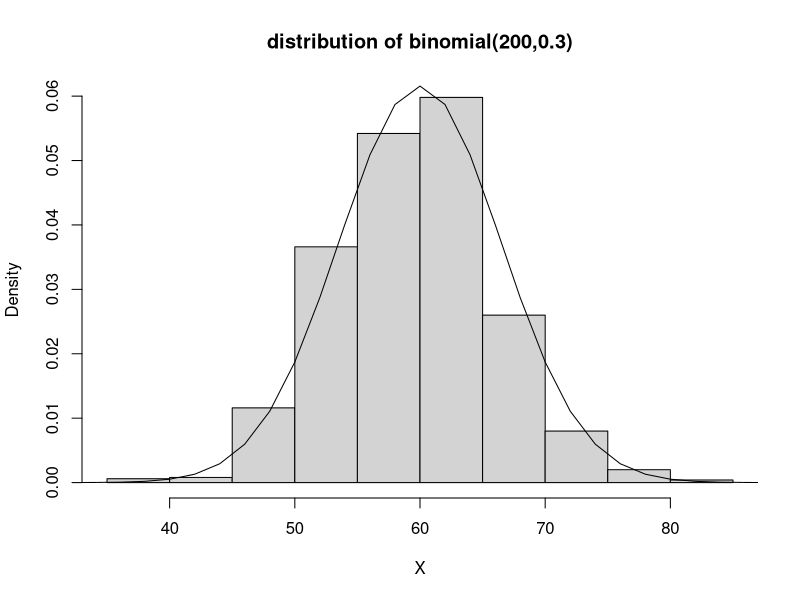
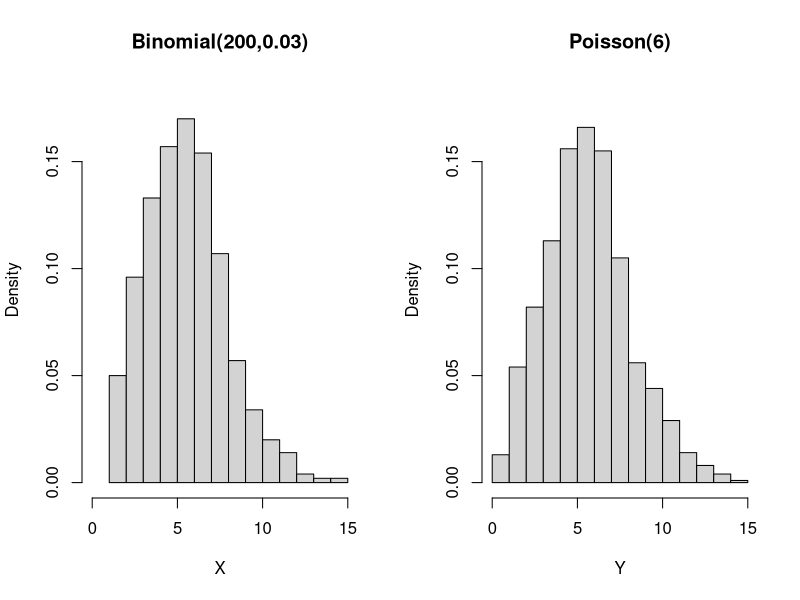
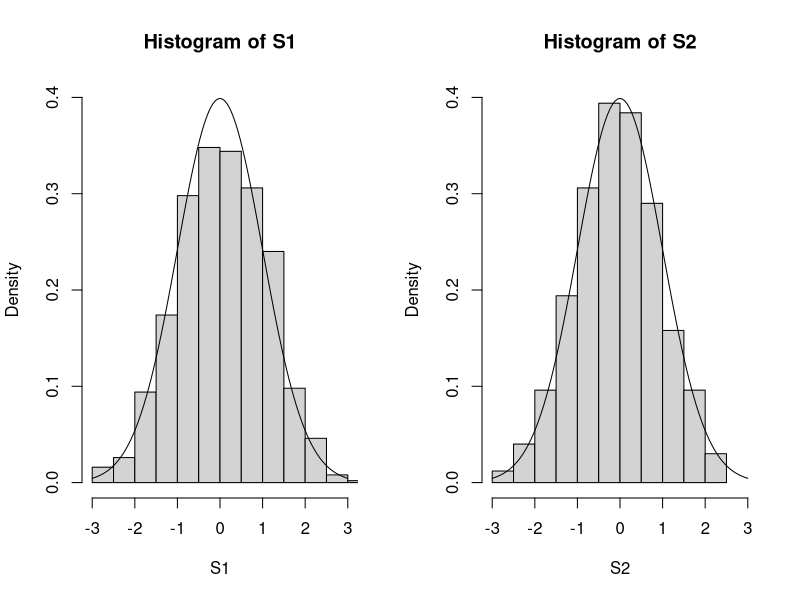
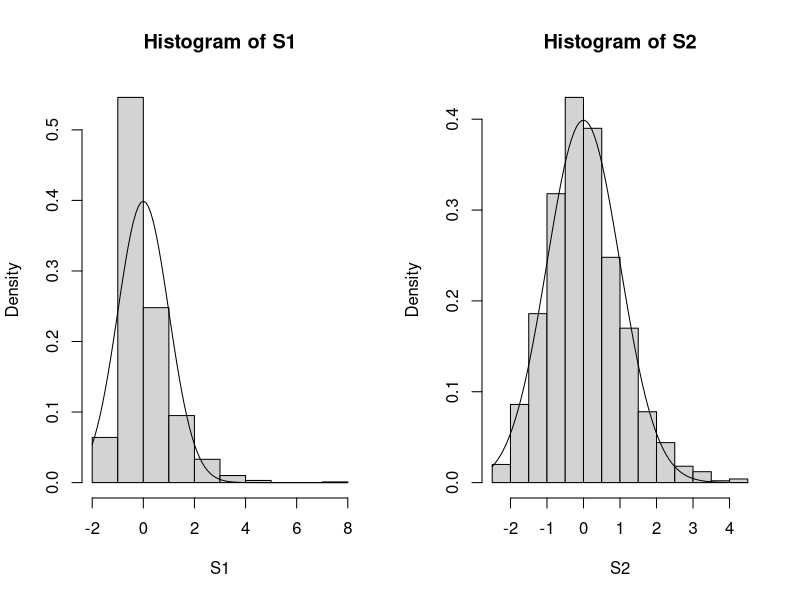
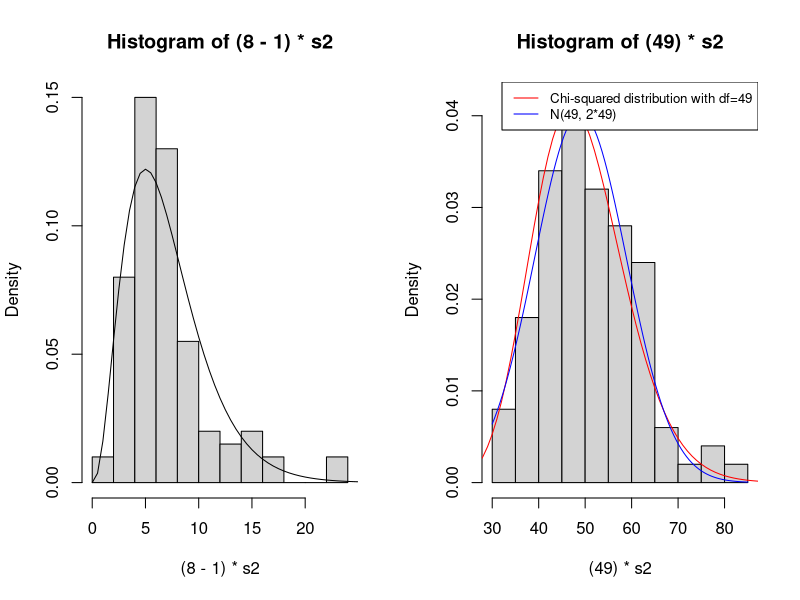
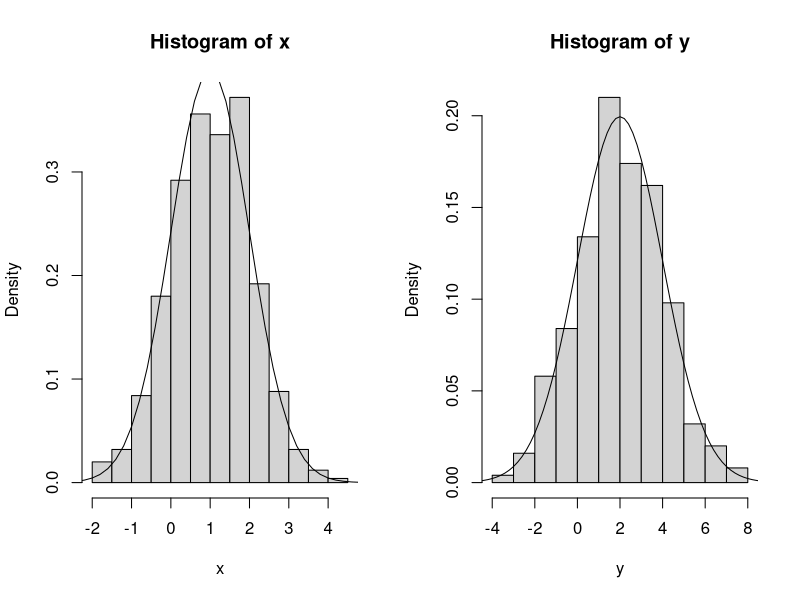
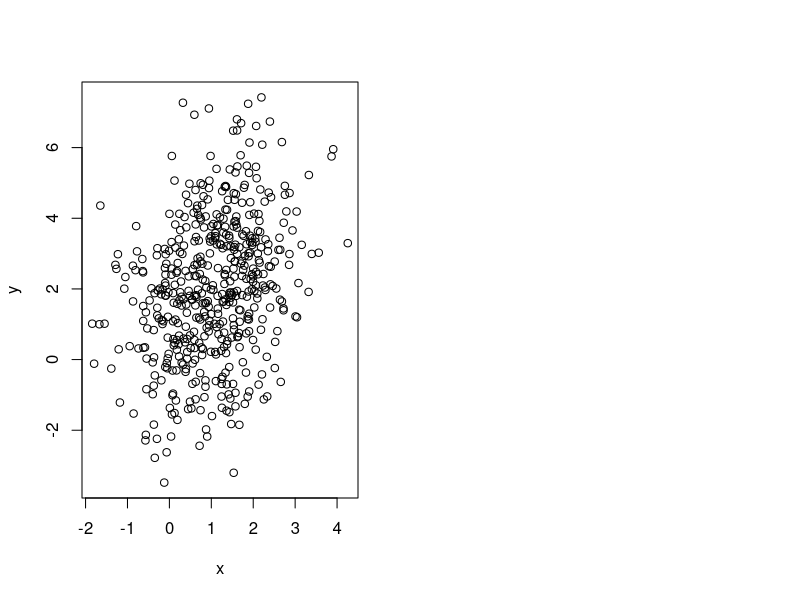

Write the R code that produced these figures, in order.
## ---- chunk 1
knitr::opts_chunk$set(echo = TRUE)
## ---- chunk 2
set.seed(4023)

X<-rbinom(1000,200,0.3)
hist(X, prob=TRUE, main="distribution of binomial(200,0.3)")
x_mean<-200*0.3
x_sd<-sqrt(200*0.3*0.7)
curve(dnorm(x,mean=x_mean, sd=x_sd), xlim=c(0,200), add=T)
## ---- chunk 3
pbinom(55,200,0.3)-pbinom(44,200,0.3)
## ---- chunk 4
dbinom(45:55,200,0.3)
sum(dbinom(45:55,200,0.3))
## ---- chunk 5
pnorm(55, mean=x_mean, sd=x_sd) - pnorm(45,mean=x_mean, sd=x_sd) 
## ---- chunk 6
pnorm(55.5, mean=x_mean, sd=x_sd) - pnorm(44.5, mean=x_mean, sd=x_sd)
## ---- chunk 7
set.seed(3023)
par(mfrow=c(1,2))
X<-rbinom(1000,200,0.03)
hist(X, breaks=15, prob=TRUE, xlim=c(0,15), ylim=c(0,0.18), main="Binomial(200,0.03)")
Y<-rpois(1000,6)
hist(Y, breaks=15, prob=TRUE, xlim=c(0,15), ylim=c(0,0.18), main="Poisson(6)")
## ---- chunk 8
pbinom(5,200,0.03)
ppois(5,6)
## ---- chunk 9
pnorm(5,mean=200*0.03,sd=sqrt(200*0.03*0.97))
## ---- chunk 10
set.seed(3023)

n<-5
k<-1000

result1<-rep(0,k)
for (i in 1:k){
  result1[i]<-sum(runif(n))
}

S1<-(result1-0.5*n)/sqrt(n*1/12)
n<-100

result2<-rep(0,k)
for (i in 1:k){
  result2[i]<-sum(runif(n))
}

S2<-(result2-0.5*n)/sqrt(n*1/12)
## ---- chunk 11
par(mfrow=c(1,2))
hist(S1, prob=TRUE, ylim=c(0,0.4), xlim=c(-3,3))
curve(dnorm(x,mean=0, sd=1),add=T)
hist(S2, prob=TRUE, ylim=c(0,0.4), xlim=c(-3,3))
curve(dnorm(x,mean=0, sd=1),add=T)
## ---- chunk 12
set.seed(3023)
n<-5
k<-1000
result1<-rep(0,k)
for (i in 1:k){
  result1[i]<-sum(rlnorm(n, meanlog = 0, sdlog = 1))
}
S1=(result1-exp(1/2)*n)/sqrt(n*(exp(1)-1)*exp(1))
n<-100
k<-1000
result2<-rep(0,k)
for (i in 1:k){
  result2[i]<-sum(rlnorm(n, meanlog = 0, sdlog = 1))
}
S2<-(result2-exp(1/2)*n)/sqrt(n*(exp(1)-1)*exp(1))
par(mfrow=c(1,2))
hist(S1, prob=TRUE)
curve(dnorm(x,mean=0, sd=1),add=T)
hist(S2, prob=TRUE)
curve(dnorm(x,mean=0, sd=1),add=T)
## ---- chunk 13
set.seed(72357)

s2 <- vector() # initialising vector 

for (i in 1:100) {
  s2[i] <- # storing the result as the ith element of s2
    var(rnorm(8, mean = 0, sd = 1)) # generating 8 iid N(0,1) RVs and calculating their variance
}
## ---- chunk 14
hist((8-1)*s2, prob=TRUE)
curve(dchisq(x, df = 7), xlim=c(0,50), add=T)
## ---- chunk 15
set.seed(72357)

s2 <- vector() # initialising vector 

for (i in 1:100) {
  s2[i] <- # storing the result as the ith element of s2
    var(rnorm(50, mean = 0, sd = 1)) # generating 50 iid N(0,1) RVs and calculating their variance
}

hist((49)*s2, prob=TRUE)
curve(dchisq(x, df = 49), xlim=c(0,100), add=T, col = "red", lty=1)
curve(dnorm(x, mean = 49, sd = (2*49)**0.5), add = T, col = "blue", lty=1)
legend("topright", legend = c("Chi-squared distribution with df=49", "N(49, 2*49)"),
       col = c("red", "blue"), lty=1:1, cex=0.8)
## ---- chunk 16
n = 50
# using exact distribution:
1 - pchisq(54, df = n-1) 

# using normal approximation:
1 - pnorm(54, mean = n-1, sd = (2*(n-1))**0.5) 
## ---- chunk 17
set.seed(72357)
library(MASS)

sigma <- matrix(c(1,0.5,0.5,4),2,2) # specifying the covariance matrix

q2a <- mvrnorm(n = 500, mu = c(1,2), Sigma = sigma)
x <- q2a[,1]
y <- q2a[,2]
## ---- chunk 18
hist(x, prob=TRUE)
curve(dnorm(x, mean = 1, sd = 1), xlim=c(-10,10), add=T)
## ---- chunk 19
hist(y, prob=TRUE)
curve(dnorm(x, mean = 2, sd = 2), xlim=c(-10,10), add=T)
## ---- chunk 20
plot(x,y,
     xlab = "x", ylab = "y")

cor(x,y)
